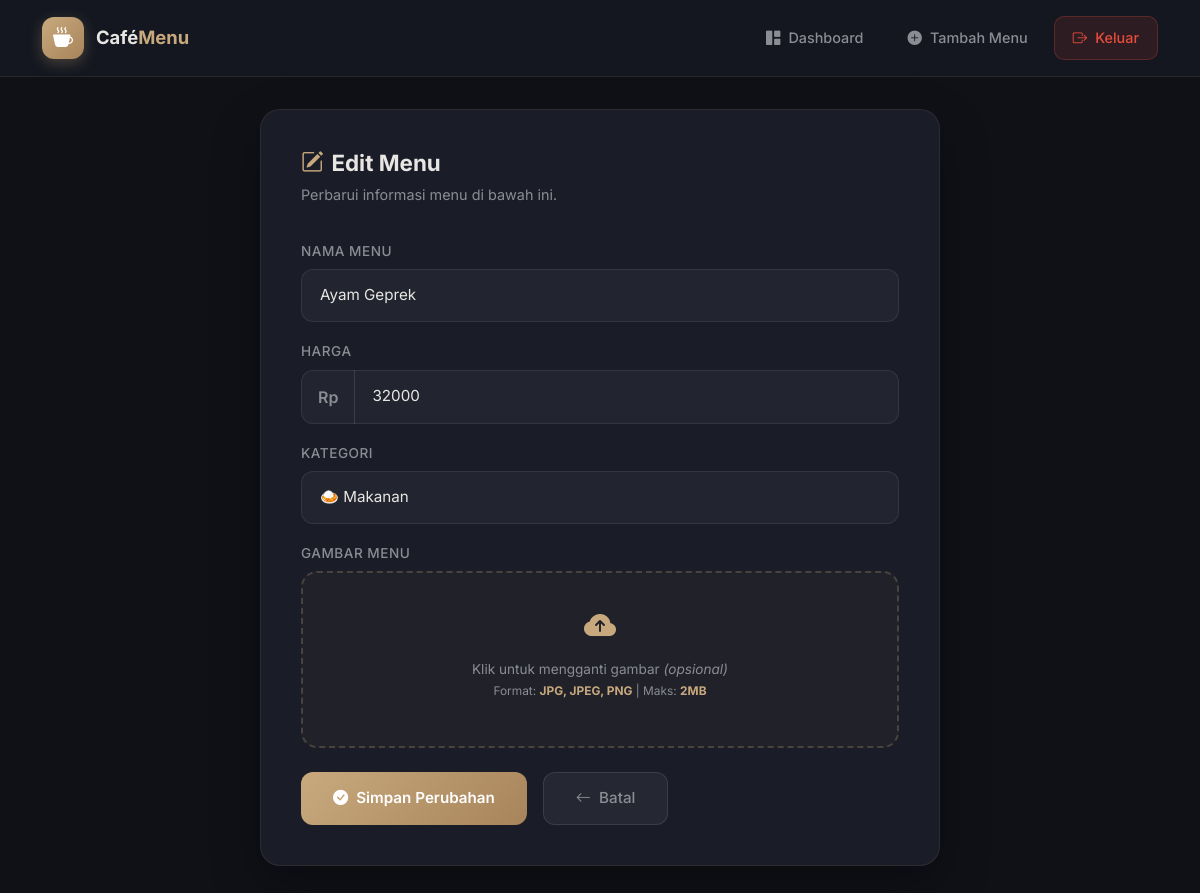
/edit.php?id=9 (signed in), run on the app's committed database.
### tables this page shows
CREATE TABLE `menu` (
  `id` INT(11) NOT NULL AUTO_INCREMENT,
  `nama_menu` VARCHAR(100) NOT NULL,
  `harga` INT(11) NOT NULL,
  `kategori` ENUM('Makanan', 'Minuman', 'Cemilan', 'Dessert') NOT NULL,
  `gambar` VARCHAR(255) NOT NULL,
  PRIMARY KEY (`id`)
);

### edit.php (the view, shortened to what this page needs)
<?php
require_once 'config/database.php';
$id = isset($_GET['id']) ? (int) $_GET['id'] : 0;
$stmt = $koneksi->prepare("SELECT * FROM menu WHERE id = ?");
$stmt->bind_param("i", $id);
$stmt->execute();
$result = $stmt->get_result();
$menu = $result->fetch_assoc();
$nama_menu = $menu['nama_menu'];
$harga = $menu['harga'];
$kategori = $menu['kategori'];
?>
<!DOCTYPE html>
<html lang="id">
<head>
    <link href="https://cdn.jsdelivr.net/npm/bootstrap@5.3.2/dist/css/bootstrap.min.css" rel="stylesheet">
    <link href="https://cdn.jsdelivr.net/npm/bootstrap-icons@1.11.3/font/bootstrap-icons.min.css" rel="stylesheet">
</head>
<body>
    <nav class="navbar-custom">
        <div class="container">
            <div class="d-flex align-items-center justify-content-between flex-wrap gap-3">
                <a href="dashboard.php" class="navbar-brand-custom">
                    <div class="brand-icon"><i class="bi bi-cup-hot-fill"></i></div>
                    <div class="brand-text">Café<span>Menu</span></div>
                </a>
                <div class="d-flex align-items-center gap-2 flex-wrap">
                    <a href="dashboard.php" class="nav-link-custom">
                        <i class="bi bi-grid-1x2-fill"></i> Dashboard
                    </a>
                    <a href="tambah.php" class="nav-link-custom">
                        <i class="bi bi-plus-circle-fill"></i> Tambah Menu
                    </a>
                    <a href="logout.php" class="nav-link-custom btn-logout">
                        <i class="bi bi-box-arrow-right"></i> Keluar
                    </a>
                </div>
            </div>
        </div>
    </nav>
    <div class="main-content">
        <div class="container">
            <div class="form-card">
                <h2><i class="bi bi-pencil-square me-2" style="color:var(--primary);"></i>Edit Menu</h2>
                <p class="subtitle">Perbarui informasi menu di bawah ini.</p>
                <form method="POST" action="edit.php?id=<?= $id ?>" enctype="multipart/form-data">
                    <div class="mb-3">
                        <label for="nama_menu" class="form-label">Nama Menu</label>
                        <input type="text" class="form-control" id="nama_menu" name="nama_menu"
                               placeholder="Contoh: Nasi Goreng Spesial"
                               value="<?= htmlspecialchars($nama_menu) ?>"
                               maxlength="100" required>
                    </div>
                    <div class="mb-3">
                        <label for="harga" class="form-label">Harga</label>
                        <div class="input-group">
                            <span class="input-group-text">Rp</span>
                            <input type="number" class="form-control" id="harga" name="harga"
                                   placeholder="Contoh: 25000"
                                   value="<?= htmlspecialchars($harga) ?>"
                                   min="1" max="99999999" required>
                        </div>
                    </div>
                    <div class="mb-3">
                        <label for="kategori" class="form-label">Kategori</label>
                        <select class="form-select" id="kategori" name="kategori" required>
                            <option value="Makanan" <?= $kategori === 'Makanan' ? 'selected' : '' ?>>🍛 Makanan</option>
                        </select>
                    </div>
                    <div class="mb-4">
                        <label class="form-label">Gambar Menu</label>
                        <div class="upload-area" onclick="document.getElementById('gambar').click();">
                            <div class="upload-icon"><i class="bi bi-cloud-arrow-up-fill"></i></div>
                            <p class="upload-text">
                                Klik untuk mengganti gambar <em>(opsional)</em><br>
                                <small>Format: <strong>JPG, JPEG, PNG</strong> | Maks: <strong>2MB</strong></small>
                            </p>
                        </div>
                    </div>
                    <div class="d-flex gap-3">
                        <button type="submit" class="btn-simpan">
                            <i class="bi bi-check-circle-fill me-2"></i>Simpan Perubahan
                        </button>
                        <a href="dashboard.php" class="btn-batal d-flex align-items-center">
                            <i class="bi bi-arrow-left me-2"></i>Batal
                        </a>
                    </div>
                </form>
            </div>
        </div>
    </div>
</body>
</html>

### edit.php (style rules this page uses)
:root { --primary: #c8a97e; --primary-dark: #a8845a; --primary-light: rgba(200, 169, 126, 0.15); --dark-bg: #0f1117; --sidebar-bg: #141720; --card-bg: #1a1d27; --card-border: rgba(200, 169, 126, 0.1); --text-main: #e8e6e3; --text-muted: #8b8d94; }
* { margin: 0; padding: 0; box-sizing: border-box; }
body { font-family: 'Inter', sans-serif; background: var(--dark-bg); color: var(--text-main); min-height: 100vh; }
.navbar-custom { background: var(--sidebar-bg); border-bottom: 1px solid var(--card-border); padding: 16px 0; position: sticky; top: 0; z-index: 1000; }
.navbar-brand-custom { display: flex; align-items: center; gap: 12px; text-decoration: none; }
.brand-icon { width: 42px; height: 42px; background: linear-gradient(135deg, var(--primary), var(--primary-dark)); border-radius: 12px; display: flex; align-items: center; justify-content: center; font-size: 20px; color: #fff; box-shadow: 0 4px 15px rgba(200, 169, 126, 0.3); }
.brand-text { font-weight: 700; font-size: 1.15rem; color: var(--text-main); }
.brand-text span { color: var(--primary); }
.nav-link-custom { color: var(--text-muted) !important; font-weight: 500; font-size: 0.9rem; padding: 10px 18px !important; border-radius: 10px; transition: all 0.3s ease; display: flex; align-items: center; gap: 8px; text-decoration: none; }
.btn-logout { background: rgba(231, 76, 60, 0.12); border: 1px solid rgba(231, 76, 60, 0.25); color: #e74c3c !important; }
.main-content { padding: 32px 0; animation: fadeIn 0.6s ease; }
.form-card { background: var(--card-bg); border: 1px solid var(--card-border); border-radius: 20px; padding: 40px; max-width: 680px; margin: 0 auto; box-shadow: 0 20px 50px rgba(0, 0, 0, 0.3); }
.form-card h2 { font-size: 1.4rem; font-weight: 700; margin-bottom: 8px; }
.form-card .subtitle { color: var(--text-muted); font-size: 0.9rem; margin-bottom: 32px; }
.form-label { color: var(--text-muted); font-weight: 500; font-size: 0.85rem; text-transform: uppercase; letter-spacing: 0.5px; margin-bottom: 8px; }
.form-control, .form-select { background: rgba(255, 255, 255, 0.04); border: 1px solid rgba(255, 255, 255, 0.08); color: var(--text-main); border-radius: 12px; padding: 14px 18px; font-size: 0.95rem; transition: all 0.3s ease; }
.form-control::placeholder { color: rgba(139, 141, 148, 0.5); }
.form-select option { background: var(--card-bg); color: var(--text-main); }
.upload-area { border: 2px dashed rgba(200, 169, 126, 0.25); border-radius: 16px; padding: 30px 20px; text-align: center; cursor: pointer; transition: all 0.3s ease; background: rgba(200, 169, 126, 0.03); }
.upload-icon { font-size: 2rem; color: var(--primary); margin-bottom: 8px; }
.upload-text { color: var(--text-muted); font-size: 0.85rem; }
.upload-text strong { color: var(--primary); }
.btn-simpan { background: linear-gradient(135deg, var(--primary), var(--primary-dark)); border: none; color: #fff; font-weight: 600; padding: 14px 32px; border-radius: 12px; font-size: 0.95rem; transition: all 0.3s ease; }
.btn-batal { background: rgba(255, 255, 255, 0.05); border: 1px solid rgba(255, 255, 255, 0.1); color: var(--text-muted); font-weight: 500; padding: 14px 32px; border-radius: 12px; font-size: 0.95rem; transition: all 0.3s ease; text-decoration: none; }
.input-group-text { background: rgba(255, 255, 255, 0.04); border: 1px solid rgba(255, 255, 255, 0.08); color: var(--text-muted); border-radius: 12px 0 0 12px; padding: 14px 16px; font-weight: 600; }
.input-group .form-control { border-left: none; border-radius: 0 12px 12px 0; }

### data on the page
menu: nama_menu "Ayam Geprek", harga "32000", kategori "🍛 Makanan"
